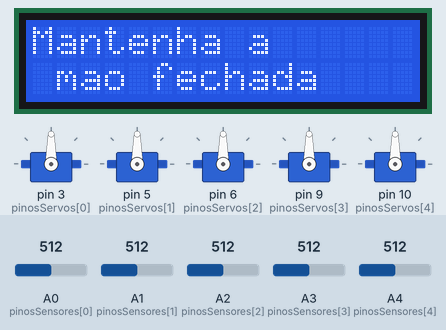
This sketch was run on a simulated Arduino Uno, built with avr-gcc and run on an emulated ATmega328P. Parts: 5 × servo, 16×2 character LCD. The test bench sets the inputs (shaded band); at power-on: A0 (pinosSensores[0]) = 512, A1 (pinosSensores[1]) = 512, A2 (pinosSensores[2]) = 512, A3 (pinosSensores[3]) = 512, A4 (pinosSensores[4]) = 512.

Above: at 1.2 s.
At 15.3 s:
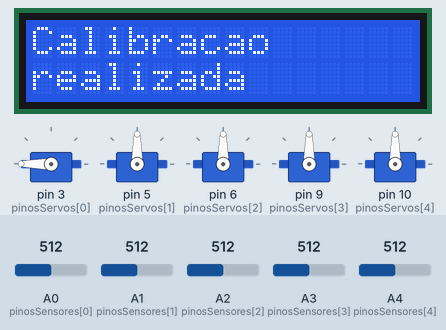
15.4 s: A0 (pinosSensores[0]) set to 30
At 16.0 s:
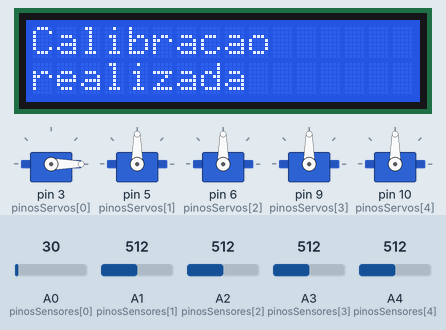
16.9 s: A0 (pinosSensores[0]) set to 306
At 17.2 s:
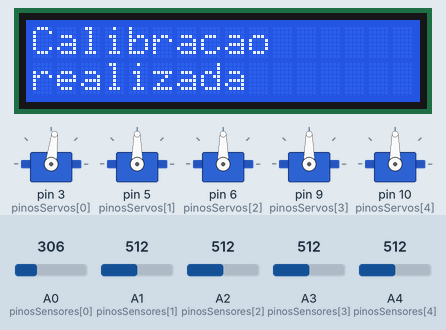
18.4 s: A0 (pinosSensores[0]) set to 716
At 19.5 s:
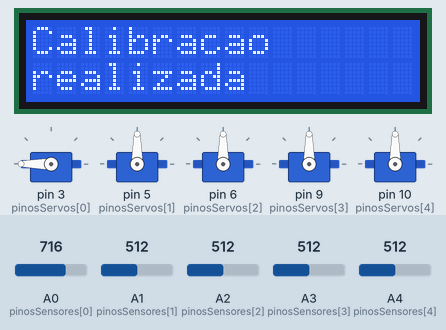
Timing chart, 0 to 21.4 s (numbered marks = the images above; inputs shaded):
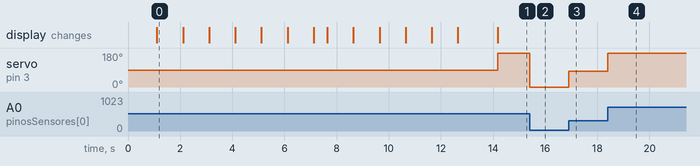

Measured:
- after the input at 15.4 s, servo on pin 3 (pinosServos[0]): 180° → 0° at once
- after the input at 16.9 s, servo on pin 3 (pinosServos[0]): 0° → 83° at once
- after the input at 18.4 s, servo on pin 3 (pinosServos[0]): 83° → 180° at once
- what the display in image 0 shows lasts 1.0 s, from 1.1 s to 2.1 s

The sketch:

calibracaoAutomatica.ino
```cpp
/*código utilizado para obter as leituras dos sensores, nas posições de mão fechada e mão aberta,
e realizar a calibração automática para que as informações sejam enviadas aos motores.*/
#include <Servo.h>

const int pinosServos[5] = {3,5,6,9,10};
Servo servos[5];

const int pinosSensores[5] = {A0, A1, A2, A3, A4};
char dedos[5][10] = {"Polegar", "Indicador", "Médio", "Anelar","Mínimo"};

int valoresMaxLeitura[5] = {0,0,0,0,0};
int valoresMinLeitura[5] = {0,0,0,0,0};
int valorAtual[5] = {0,0,0,0,0};
int angulo[5] = {0,0,0,0,0};

#include <Adafruit_LiquidCrystal.h>
Adafruit_LiquidCrystal lcd_1(0);

void setup() {
  for (int i = 0; i < 5; i++) {
    servos[i].attach(pinosServos[i]);
  }

  Serial.begin(9600);
  lcd_1.begin(16, 2);

  calibracao();
}

void loop() {
  valorAtual[0] = analogRead(pinosSensores[0]);
  angulo[0] = map(valorAtual[0], valoresMinLeitura[0], valoresMaxLeitura[0], 0, 180);
  angulo[0] = constrain(angulo[0], 0, 180);
  servos[0].write(angulo[0]);
}

void calibracao(){
  //Aviso de inicialização
  lcd_1.setCursor(0,0);lcd_1.print("Iniciando");lcd_1.setCursor(0,1);lcd_1.print("calibracao");
  delay(1000);

  lcd_1.clear();

  //Aviso para manter a mão fechada + contagem regressiva (5-0)e atribuição dos valores
  lcd_1.setCursor(0,0);lcd_1.print("Mantenha a");lcd_1.setCursor(0,1);lcd_1.print(" mao fechada");
  delay(1000);

  for(int i = 5; i > 0; i--){
    lcd_1.setCursor(14,0); lcd_1.print(i); delay(1000);

    for (int j = 0; j < 5; j++){
      valoresMaxLeitura[j] += analogRead(pinosSensores[j]);
    }
  }
  // Calcula média
  for (int j = 0; j < 5; j++){
    valoresMaxLeitura[j] /= 5;}


  lcd_1.clear();
  delay(500);

  //Aviso para manter a mão aberta + contagem regressiva (5-0)e atribuição dos valores
  lcd_1.setCursor(0,0);lcd_1.print("Mantenha a");lcd_1.setCursor(0,1);lcd_1.print(" mao aberta");
  delay(1000);

  for(int i = 5; i > 0; i--){
    lcd_1.setCursor(14,0); lcd_1.print(i); delay(1000);
    for (int j = 0; j < 5; j++){
      valoresMinLeitura[j] += analogRead(pinosSensores[j]);
    }
  // Calcula média
  for (int j = 0; j < 5; j++){
    valoresMinLeitura[j] /= 5;}
  }

  delay(500);
  lcd_1.clear();
  lcd_1.setCursor(0,0);lcd_1.print("Calibracao");lcd_1.setCursor(0,1);lcd_1.print("realizada");
}
```
